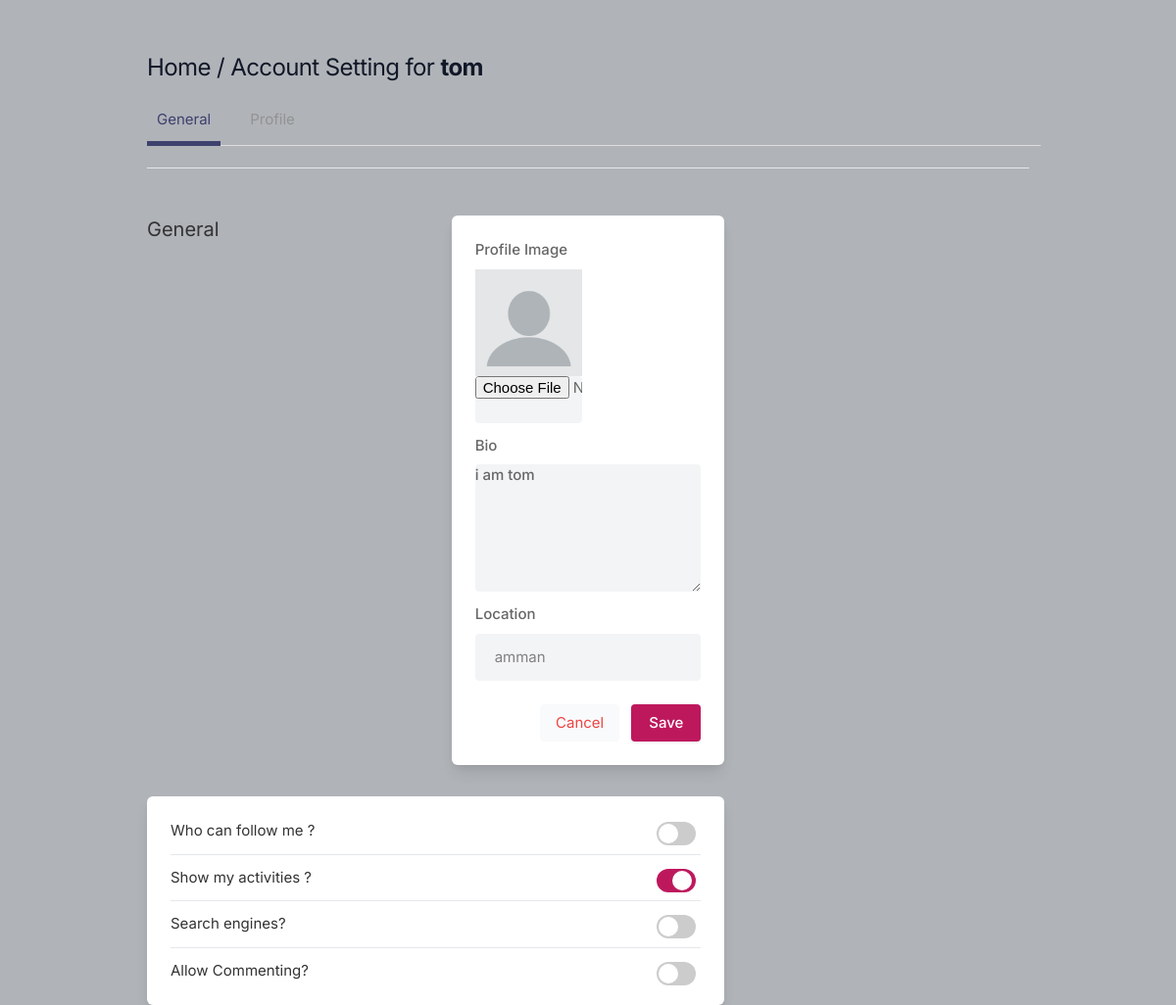
Page /settings (signed in) on the earlier database version.
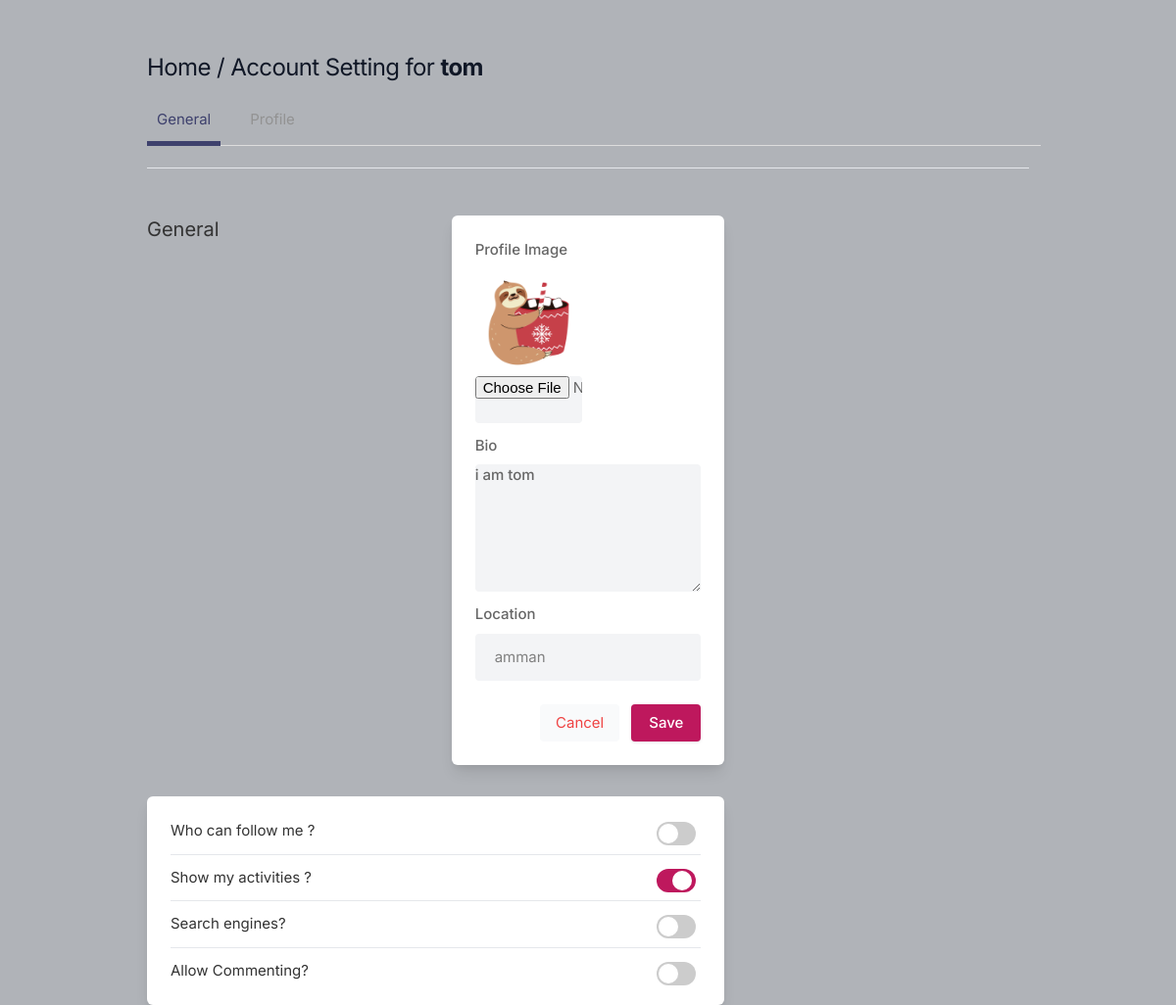
Same page on the later database version.
### core/models.py (models this page shows, shortened)
class Profile(models.Model):
    user = models.ForeignKey(User, on_delete=models.CASCADE)
    id_user = models.IntegerField()
    bio = models.TextField(blank=True)
    profileimg = models.ImageField(upload_to='profile_images', default='blank-profile-picture.png')
    location = models.CharField(max_length=100, blank=True)

### core/views.py (the view, shortened to what this page needs)
# urls.py: path('settings', views.settings, name='settings'),
@login_required(login_url='signin')
def settings(request):
    user_profile, created = Profile.objects.get_or_create(
        user=request.user,
        defaults={'id_user': request.user.id}  # Provide a default value for id_user
    )
    return render(request, 'setting.html', {'user_profile': user_profile})

### templates/setting.html (shortened to what this page needs)
{% load static %}
<!DOCTYPE html>
<html lang="en">
<head>
    <link rel="stylesheet" href="{% static 'assets/css/icons.css' %}">
    <link rel="stylesheet" href="{% static 'assets/css/uikit.css' %}">
    <link rel="stylesheet" href="{% static 'assets/css/style.css' %}">
    <link rel="stylesheet" href="{% static 'assets/css/tailwind.css' %}">
</head>
<body>
            <div class="container m-auto">
                <h1 class="text-2xl leading-none text-gray-900 tracking-tight mt-3"><a href="/">Home</a> / Account Setting for <b>{{user.username}}</b></h1>
                <ul class="mt-5 -mr-3 flex-nowrap lg:overflow-hidden overflow-x-scroll uk-tab">
                    <li class="uk-active"><a href="#">General</a></li>
                    <li><a href="/profile/{{user.username}}">Profile</a></li>
                </ul>
                <br>
                <hr>
                <div class="grid lg:grid-cols-3 mt-12 gap-8">
                    <div>
                        <h3 class="text-xl mb-2"> General </h3>
                    </div>
                    <form action="" method="POST" enctype="multipart/form-data">
                        <div class="bg-white rounded-md lg:shadow-lg shadow col-span-2">
                        <div class="grid grid-cols-2 gap-3 lg:p-6 p-4">
                                <div>
                                <label for="">Profile Image</label>
                                <img src="{{user_profile.profileimg.url}}"/>
                                <input type="file" name="image" value="" placeholder="" class="shadow-none bg-gray-100">
                                </div>
                                <div class="col-span-2">
                                    <label for="bio">Bio</label>
                                    <textarea id="bio" name="bio" rows="3"  class="shadow-none bg-gray-100">{{user_profile.bio}}</textarea>
                                </div>
                                <div class="col-span-2">
                                    <label for=""> Location</label>
                                    <input type="text" name="location" value="{{user_profile.location}}" placeholder="" class="shadow-none bg-gray-100">
                                </div>
                        </div>
                        <div class="bg-gray-10 p-6 pt-0 flex justify-end space-x-3">
                            <button class="p-2 px-4 rounded bg-gray-50 text-red-500"> <a href="/">Cancel</a> </button>
                            <button type="submit" class="button bg-blue-700"> Save </button>
                        </div>
                        </div>
                    </form>
                    <div>
                    </div>
                    <div class="bg-white rounded-md lg:shadow-lg shadow lg:p-6 p-4 col-span-2">
                    <div class="space-y-3">
                        <div class="flex justify-between items-center">
                            <div>
                                <h4> Who can follow me ?</h4>
                            </div>
                            <div class="switches-list -mt-8 is-large">
                                <div class="switch-container">
                                    <label class="switch"><input type="checkbox"><span class="switch-button"></span> </label>
                                </div>
                            </div>
                        </div>
                        <hr>
                        <div class="flex justify-between items-center">
                            <div>
                                <h4> Show my activities ?</h4>
                            </div>
                            <div class="switches-list -mt-8 is-large">
                                <div class="switch-container">
                                    <label class="switch"><input type="checkbox" checked><span class="switch-button"></span> </label>
                                </div>
                            </div>
                        </div>
                        <hr>
                        <div class="flex justify-between items-center">
                            <div>
                                <h4> Search engines?</h4>
                            </div>
                            <div class="switches-list -mt-8 is-large">
                                <div class="switch-container">
                                    <label class="switch"><input type="checkbox"><span class="switch-button"></span> </label>
                                </div>
                            </div>
                        </div>
                        <hr>
                        <div class="flex justify-between items-center">
                            <div>
                                <h4> Allow Commenting?</h4>
                            </div>
                            <div class="switches-list -mt-8 is-large">
                                <div class="switch-container">
                                    <label class="switch"><input type="checkbox"><span class="switch-button"></span> </label>
                                </div>
                            </div>
                        </div>
                    </div>
                    </div>
                    <br>
                </div>
            </div>
</body>
</html>

Differences in the rows shown:
changed Profile "i am tom": profileimg: picture added in place of a placeholder
